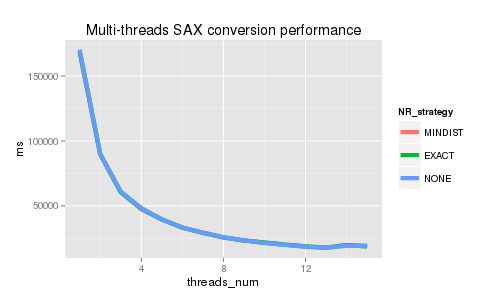

Recreate this plot in R.
require(reshape)
require(Cairo)
require(ggplot2)
require(grid)
require(gridExtra)

data=read.csv("~/git/jmotif-sax/test/performance/comparison.txt",header=T,sep=" ")
str(data)
df=melt(data,id.vars=c("THREADS"))
names(df)<-c("threads_num","NR_strategy","ms")
p=ggplot(df,aes(x=threads_num,y=ms,group=NR_strategy,color=NR_strategy)) + geom_line(size=2) +
  ggtitle("Multi-threads SAX conversion performance")
p
